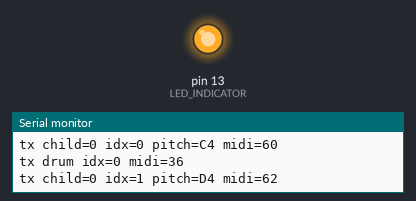
This sketch was run on a simulated Arduino Uno, built with avr-gcc and run on an emulated ATmega328P. Parts: output pins drawn as LEDs (lit = HIGH), the last lines printed to the serial monitor.

Above: at 1.56 s.
At 40.79 s:
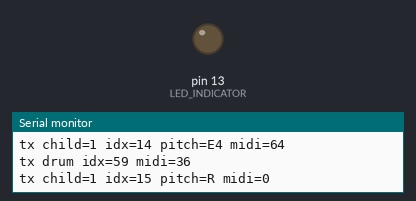
Timing chart, 0 to 56.2 s (numbered marks = the images above):
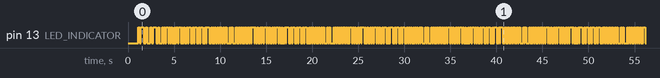

Measured:
- by itself, pin 13 (LED_INDICATOR): moves between LOW and HIGH, repeating every 42.5 s

The sketch:

hack-oya2.ino
```cpp
#define DECODE_NEC
#define IR_SEND_PIN 3
#include <IRremote.hpp>

// 親機: 1台で動作し、各パート（メロディ原譜 / カノン / ドラム）を
// NECアドレスを変えて多重送信する。子機側は CHILD_ID == address のフレームだけ受ける。
//
// NUM_CHILDREN で動作モードを切り替える:
//   1 -> 1台モード: メロディ原譜 (address=0) のみ送信。カノンもドラムも送らない
//   2 -> 2台モード: メロディ原譜 + カノン (address=1)
//   3 -> 3台モード: メロディ原譜 + カノン + ドラム (address=2)
const int NUM_CHILDREN = 3;

const int LED_INDICATOR = 13;

// 90BPMでは16分音符 ≈ 166ms / NECフレーム ≈ 67ms + 安全マージンで100ms。
// メロディとカノンを同tickに送るには 200ms 必要なので、16分音符連続部 (durations=1)
// では帯域がギリギリ。2台以上モードで途切れる場合は 75 程度まで落とすと安定する。
int tempoBpm = 90;

const int DRUM_CHILD_ID = 2;
const int CANON_OFFSET_TICKS = 16;

// NECフレーム+保護間隔。連続送信時の最低スペーシング。
const unsigned long IR_FRAME_GAP_MS = 30;
// カノンの送信時刻をメロディからずらす位相オフセット。
// NEC 1フレーム送信時間 + 余裕を確保し、同時発火による IR 干渉を構造的に防ぐ。
const unsigned long CANON_PHASE_MS = 100;
// ドラムをさらに後ろにずらして三重衝突を避ける。
const unsigned long DRUM_PHASE_MS = 200;

String melody[] = {
  "C4", "D4", "E4", "F4", "E4", "D4", "C4", "R",
  "E4", "F4", "G4", "A4", "G4", "F4", "E4", "R",
  "C4", "C4", "C4", "C4",
  "C4", "C4", "D4", "D4", "E4", "E4", "F4", "F4", "E4", "D4", "C4", "R"
};
const int durations[] = {
  2, 2, 2, 2, 2, 2, 2, 2,
  2, 2, 2, 2, 2, 2, 2, 2,
  4, 4, 4, 4,
  1, 1, 1, 1, 1, 1, 1, 1, 2, 2, 2, 2
};
const int melodyLength = sizeof(melody) / sizeof(melody[0]);

const uint8_t DRUM_KICK = 36;
const uint8_t DRUM_CYMBAL = 49;
const uint8_t drumPattern[] = { DRUM_KICK, DRUM_KICK, DRUM_KICK, DRUM_KICK };
const int drumPatternLen = sizeof(drumPattern) / sizeof(drumPattern[0]);

// パート別の進行状態。0=メロディ原譜, 1=カノン, 2=ドラム。
int idx[3] = {0, 0, 0};
unsigned long lastTickMs[3] = {0, 0, 0};
unsigned long lastNoteDuration[3] = {0, 0, 0};
unsigned long lastIrEndMs = 0;
uint16_t tickCount = 0;

uint8_t pitchToMidi(const String& pitch) {
  if (pitch.length() < 2) return 0;
  char noteChar = pitch.charAt(0);
  if (noteChar == 'R') return 0;
  int noteOffset;
  switch (noteChar) {
    case 'C': noteOffset = 0; break;
    case 'D': noteOffset = 2; break;
    case 'E': noteOffset = 4; break;
    case 'F': noteOffset = 5; break;
    case 'G': noteOffset = 7; break;
    case 'A': noteOffset = 9; break;
    case 'B': noteOffset = 11; break;
    default: return 0;
  }
  int octavePos = 1;
  if (pitch.charAt(1) == '#') { noteOffset++; octavePos = 2; }
  else if (pitch.charAt(1) == 'b') { noteOffset--; octavePos = 2; }
  if (octavePos >= (int)pitch.length()) return 0;
  int octave = pitch.charAt(octavePos) - '0';
  return (uint8_t)((octave + 1) * 12 + noteOffset);
}

unsigned long sixteenthMs() {
  return 60000UL / (unsigned long)tempoBpm / 4UL;
}

unsigned long noteIntervalMs(int i) {
  return sixteenthMs() * (unsigned long)durations[i];
}

unsigned long quarterMs() {
  return sixteenthMs() * 4UL;
}

void waitGap() {
  while (millis() - lastIrEndMs < IR_FRAME_GAP_MS) { }
}

void sendPiano(int c) {
  waitGap();
  uint8_t note = pitchToMidi(melody[idx[c]]);
  IrSender.sendNEC((uint16_t)c, note, 0);
  lastIrEndMs = millis();
  Serial.print("tx child=");
  Serial.print(c);
  Serial.print(" idx=");
  Serial.print(idx[c]);
  Serial.print(" pitch=");
  Serial.print(melody[idx[c]]);
  Serial.print(" midi=");
  Serial.println(note);
}

void sendDrum() {
  waitGap();
  uint8_t note = drumPattern[idx[DRUM_CHILD_ID] % drumPatternLen];
  IrSender.sendNEC((uint16_t)DRUM_CHILD_ID, note, 0);
  lastIrEndMs = millis();
  Serial.print("tx drum idx=");
  Serial.print(idx[DRUM_CHILD_ID]);
  Serial.print(" midi=");
  Serial.println(note);
}

void setup() {
  Serial.begin(500000);
  IrSender.begin(IR_SEND_PIN);
  pinMode(LED_INDICATOR, OUTPUT);
  delay(1000);

  unsigned long now = millis();
  // 子0(メロディ原譜)は即時開始。
  lastTickMs[0] = now;
  lastNoteDuration[0] = 0;

  // 子1(カノン)は CANON_OFFSET_TICKS だけ後ろに、さらに CANON_PHASE_MS だけ
  // 位相シフトして「子0と同時刻に発火しない」よう構造的に分離する。
  lastTickMs[1] = now;
  lastNoteDuration[1] =
      (unsigned long)CANON_OFFSET_TICKS * sixteenthMs() + CANON_PHASE_MS;

  // 子2(ドラム)はさらに後ろに位相シフト。
  lastTickMs[DRUM_CHILD_ID] = now;
  lastNoteDuration[DRUM_CHILD_ID] = DRUM_PHASE_MS;

  lastIrEndMs = now;

  Serial.print("hack-oya2 start NUM_CHILDREN=");
  Serial.println(NUM_CHILDREN);
}

void loop() {
  unsigned long now = millis();

  // メロディ原譜とカノンは独立のスケジューラで動かす。
  // lastTickMs は「理想時刻」で進めるため、waitGap や sendNEC のブロッキング分が
  // 後続tickに累積しない。これで「だんだん遅れる→途切れる」現象を抑える。
  int pianoChildren = (NUM_CHILDREN >= 2) ? 2 : 1;
  for (int c = 0; c < pianoChildren; c++) {
    if (now - lastTickMs[c] >= lastNoteDuration[c]) {
      sendPiano(c);
      lastTickMs[c] += lastNoteDuration[c];
      lastNoteDuration[c] = noteIntervalMs(idx[c]);
      idx[c]++;
      if (idx[c] >= melodyLength) idx[c] = 0;
      tickCount++;
      digitalWrite(LED_INDICATOR, (tickCount % 2) ? HIGH : LOW);
    }
  }

  if (NUM_CHILDREN >= 3) {
    if (now - lastTickMs[DRUM_CHILD_ID] >= lastNoteDuration[DRUM_CHILD_ID]) {
      sendDrum();
      lastTickMs[DRUM_CHILD_ID] += lastNoteDuration[DRUM_CHILD_ID];
      lastNoteDuration[DRUM_CHILD_ID] = quarterMs();
      idx[DRUM_CHILD_ID]++;
      tickCount++;
      digitalWrite(LED_INDICATOR, (tickCount % 2) ? HIGH : LOW);
    }
  }
}
```
